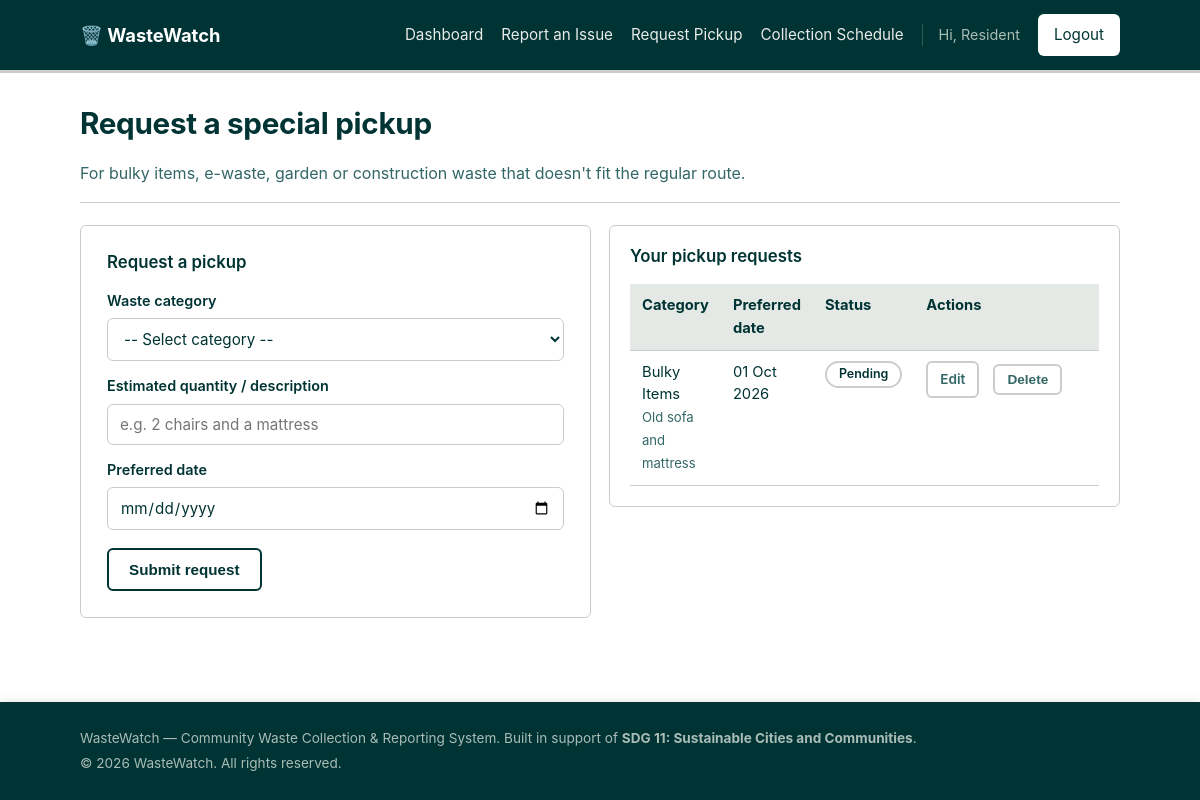
Screenshot of /request_pickup.php (signed in) with the database file from the repository.
### tables this page shows
CREATE TABLE pickup_requests (
    request_id INT AUTO_INCREMENT PRIMARY KEY,
    user_id INT NOT NULL,
    zone_id INT NOT NULL,
    waste_category ENUM('Bulky Items','Electronic Waste','Garden Waste','Construction Debris','Other') NOT NULL,
    estimated_quantity VARCHAR(50) DEFAULT NULL,
    preferred_date DATE NOT NULL,
    status ENUM('Pending','Scheduled','Completed') NOT NULL DEFAULT 'Pending',
    created_at TIMESTAMP DEFAULT CURRENT_TIMESTAMP,
    CONSTRAINT fk_pickup_user FOREIGN KEY (user_id) REFERENCES users(user_id)
        ON DELETE CASCADE ON UPDATE CASCADE,
    CONSTRAINT fk_pickup_zone FOREIGN KEY (zone_id) REFERENCES zones(zone_id)
        ON DELETE CASCADE ON UPDATE CASCADE
);

### includes/functions.php (called while the page is built, shortened)
<?php
function e($value)
{
    return htmlspecialchars($value ?? '', ENT_QUOTES, 'UTF-8');
}

### request_pickup.php (the view, shortened to what this page needs)
<?php
require_once __DIR__ . '/includes/db.php';
require_once __DIR__ . '/includes/functions.php';
$old = ['waste_category' => '', 'estimated_quantity' => '', 'preferred_date' => ''];
$editRequest = null;
$stmt = $pdo->prepare('SELECT request_id, waste_category, estimated_quantity, preferred_date, status, created_at
                        FROM pickup_requests WHERE user_id = :uid ORDER BY created_at DESC');
$stmt->execute(['uid' => $_SESSION['user_id']]);
$myRequests = $stmt->fetchAll();
require __DIR__ . '/includes/header.php';
?>
<div class="page-head">
    <div>
        <h1>Request a special pickup</h1>
        <p>For bulky items, e-waste, garden or construction waste that doesn't fit the regular route.</p>
    </div>
</div>
<div class="grid grid-2" style="align-items:start;">
    <form class="form-card" method="post" id="pickupForm" novalidate
        <?php if (!empty($dupPickup) && !$editRequest): ?>
            data-duplicate-warning="You already have a '<?= e($old['waste_category']) ?>' pickup request submitted on <?= date('d M Y', strtotime($dupPickup['created_at'])) ?> (Request #<?= (int)$dupPickup['request_id'] ?>) that is still pending. Click OK to submit another one anyway."
        <?php endif; ?>>
        <h3 style="margin-top:0;"><?= $editRequest ? 'Edit pickup request' : 'Request a pickup' ?></h3>
        <label for="waste_category">Waste category</label>
        <select id="waste_category" name="waste_category">
            <option value="">-- Select category --</option>
        </select>
        <label for="estimated_quantity">Estimated quantity / description</label>
        <input type="text" id="estimated_quantity" name="estimated_quantity"
               placeholder="e.g. 2 chairs and a mattress" value="<?= e($old['estimated_quantity']) ?>">
        <label for="preferred_date">Preferred date</label>
        <input type="date" id="preferred_date" name="preferred_date"
               min="<?= date('Y-m-d', strtotime('+1 day')) ?>" value="<?= e($old['preferred_date']) ?>">
        <button type="submit" class="btn"><?= $editRequest ? 'Update request' : 'Submit request' ?></button>
    </form>
    <div class="card">
        <h3>Your pickup requests</h3>
        <?php if (empty($myRequests)): ?>
            <p>No pickup requests yet.</p>
        <?php else: ?>
            <div class="table-wrap">
                <table>
                    <thead><tr><th>Category</th><th>Preferred date</th><th>Status</th><th style="width: 200px;">Actions</th></tr></thead>
                    <tbody>
                    <?php foreach ($myRequests as $r): ?>
                        <?php $cls = $r['status'] === 'Completed' ? 'badge-resolved' : ($r['status'] === 'Scheduled' ? 'badge-progress' : 'badge-pending'); ?>
                        <tr>
                            <td><?= e($r['waste_category']) ?><br><span class="help-text"><?= e($r['estimated_quantity']) ?></span></td>
                            <td><?= date('d M Y', strtotime($r['preferred_date'])) ?></td>
                            <td><span class="badge <?= $cls ?>"><?= e($r['status']) ?></span></td>
                            <td style="white-space: nowrap; width: 200px;">
                                <?php if ($r['status'] === 'Pending'): ?>
                                    <a href="request_pickup.php?edit=<?= (int) $r['request_id'] ?>"
                                       class="btn btn-secondary btn-sm" style="margin-right: 6px;">Edit</a><form method="post" style="display: inline-block;">
                                        <button type="button" class="btn btn-secondary btn-sm delete-btn">Delete</button>
                                    </form>
                                <?php else: ?>
                                    <span class="help-text">No actions</span>
                                <?php endif; ?>
                            </td>
                        </tr>
                    <?php endforeach; ?>
                    </tbody>
                </table>
            </div>
        <?php endif; ?>
    </div>
</div>
<?php require __DIR__ . '/includes/footer.php'; ?>

### assets/css/style.css (style rules this page uses)
:root { --ink: #003333; --ink-soft: #336666; --surface: #FFFFFF; --border: #CCCCCC; --ok: #006600; --ok-bg: #CCFFCC; --warn: #CC3300; --warn-bg: #FFCCCC; --radius: 6px; --font: -apple-system, BlinkMacSystemFont, "Segoe UI", Roboto, "Helvetica Neue", Arial, sans-serif; }
* { box-sizing: border-box; }
html, body { margin: 0; padding: 0; background: var(--surface); color: var(--ink); font-family: var(--font); font-size: 16px; line-height: 1.55; min-height: 100vh; }
a { color: var(--ok); }
h1, h2, h3 { line-height: 1.25; color: var(--ink); margin-top: 0; }
h1 { font-size: 1.85rem; font-weight: 700; letter-spacing: -0.01em; }
h3 { font-size: 1.05rem; font-weight: 600; }
p { max-width: 68ch; }
.page-head { display: flex; justify-content: space-between; align-items: flex-end; flex-wrap: wrap; gap: 10px; margin-bottom: 22px; border-bottom: 1px solid var(--border); padding-bottom: 16px; }
.page-head p { margin: 4px 0 0; color: var(--ink-soft); }
.grid { display: grid; gap: 18px; }
.grid-2 { grid-template-columns: repeat(2, 1fr); }
.card { background: var(--surface); border: 1px solid var(--border); border-radius: var(--radius); padding: 20px; }
.form-card { background: var(--surface); border: 1px solid var(--border); border-radius: var(--radius); padding: 26px; max-width: 560px; }
label { display: block; font-weight: 600; font-size: 0.9rem; margin: 14px 0 6px; }
input[type=text], input[type=email], input[type=password], input[type=date], input[type=time], input[type=tel], select, textarea { width: 100%; padding: 10px 12px; border: 1px solid var(--border); border-radius: var(--radius); font-size: 0.95rem; font-family: inherit; background: #fff; color: var(--ink); }
.help-text { color: var(--ink-soft); font-size: 0.82rem; margin-top: 4px; }
.btn { display: inline-block; background: var(--surface); color: var(--ink); border: 2px solid var(--ink); padding: 11px 20px; border-radius: var(--radius); font-size: 0.95rem; font-weight: 600; cursor: pointer; text-decoration: none; margin-top: 18px; transition: all 0.2s ease; }
.btn-secondary { background: var(--surface); color: var(--ink-soft); border: 2px solid var(--border); }
.btn-sm { padding: 6px 12px; font-size: 0.85rem; margin-top: 0; }
.table-wrap { overflow-x: auto; }
table { width: 100%; border-collapse: collapse; background: var(--surface); font-size: 0.92rem; }
th, td { text-align: left; padding: 10px 12px; border-bottom: 1px solid var(--border); vertical-align: top; }
th { background: #E4E9E6; font-weight: 700; color: var(--ink); }
td .btn + .btn, td .btn + form { margin-left: 8px; }
td form { display: inline-block; }
.badge { display: inline-block; padding: 4px 12px; border-radius: 999px; font-size: 0.78rem; font-weight: 600; text-align: center; line-height: 1.2; }
.badge-pending { background: var(--surface); color: var(--ink); border: 2px solid var(--border); font-weight: 600; }

### rows the page displays
pickup_requests: waste_category "Bulky Items", estimated_quantity "Old sofa and mattress", preferred_date "01 Oct 2026", status "Pending"

### other values shown
$_SESSION['full_name'] "Resident"
